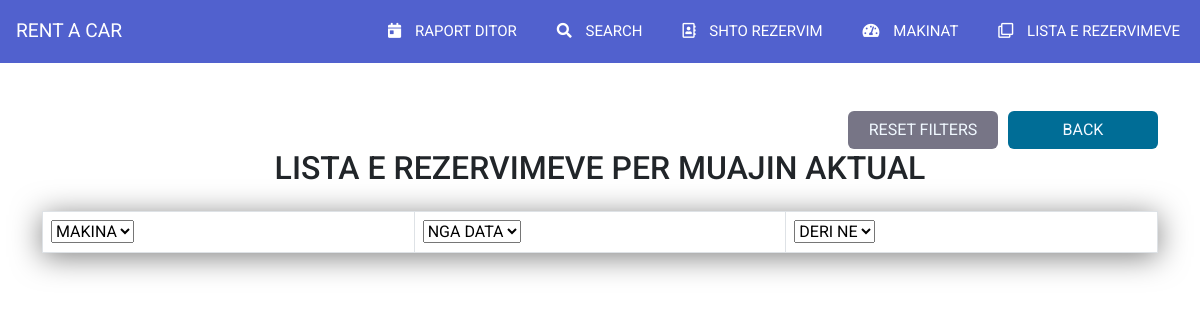
The page /reservation_list/10/2024/ (signed in) on the database as committed earlier.
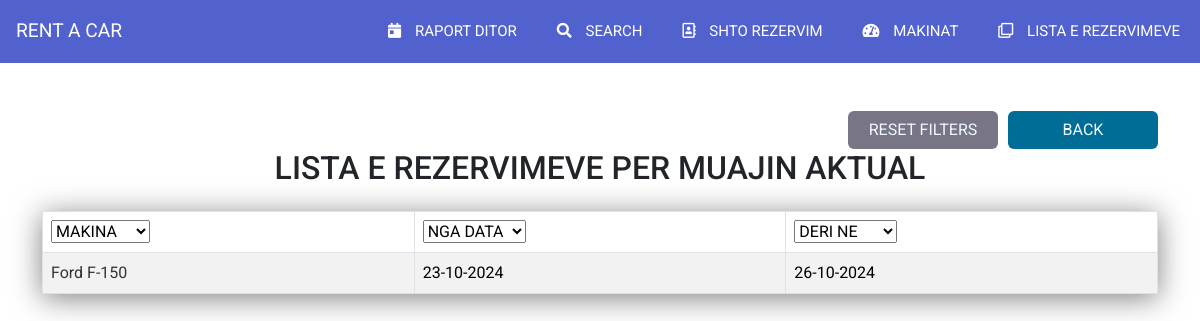
The same page on the database as committed later.
### core/models.py (models this page shows, shortened)
class reservation (models.Model):
  car = models.ForeignKey(Car, on_delete=models.CASCADE)
  from_date = models.DateField()
  to_date = models.DateField()
  note = models.TextField(blank=True, editable=True)
  created_at = models.DateTimeField(auto_now=True)
  class Meta:
        unique_together = ('car', 'from_date', 'to_date')
        ordering = ['-from_date']

class Car(models.Model):
    name = models.CharField(max_length=50, unique=True)

### core/views.py (the view)
@user_passes_test(lambda u: u.is_superuser)
def reservation_list_current_month(request, current_month, current_year):
    reservations = reservation.objects.filter(from_date__month=current_month, from_date__year=current_year)
    return render(request, 'core/reservation_list_current_month.html', {'reservations': reservations,'current_month': current_month,'current_year':current_year})

### core/templates/core/reservation_list_current_month.html (shortened to what this page needs)
{% extends 'core/index.html' %}
{% load static %}
{% block content %}
<div class="container mt-5" >
    <div class="custom-buttons">
        <button id="resetFiltersButton" class="btn custom-secondary custom-length" onclick="resetFilters()">RESET FILTERS</button>
        <a href="#" class="btn back-button custom-length ml-2" onclick="history.back()">BACK</a>
    </div>
    <h2 class="text-center mb-4">LISTA E REZERVIMEVE PER MUAJIN AKTUAL</h2>
    <table class="table table-striped table-bordered table-hover custom-shadow custom-table " id="monthly_report">
        <thead >
            <tr>
                <th></th>
                <th></th>
                <th></th>
            </tr>
        </thead>
        <tbody>
            {% for reservation in reservations %}
            <tr>
                <td><a href="{% url 'reservation_detail' reservation.pk %}" class="detail-link">{{ reservation.car.name }}</a></td>
                <td>{{ reservation.from_date|date:"d-m-Y"  }}</td>
                <td>{{ reservation.to_date|date:"d-m-Y" }}</td>
            </tr>
            {% endfor %}
        </tbody>
    </table>
</div>
{% endblock %}

Rows that differ between the two databases and show on the page:
added reservation: car.name "Ford F-150", from_date "23-10-2024", to_date "26-10-2024"
